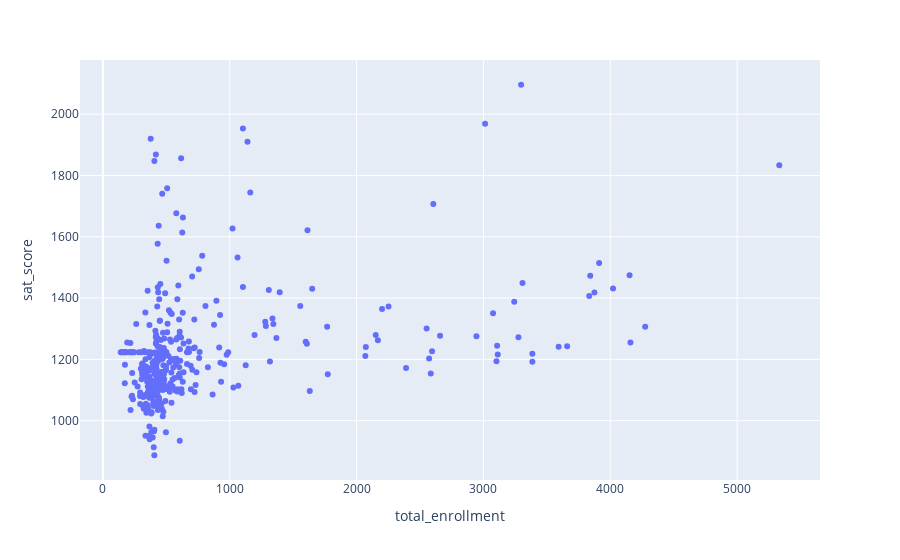

This figure's notebook cell:
### Markdown cell above
Unsurprisingly, SAT Critical Reading Avg. Score, SAT Math Avg. Score, SAT Writing Avg. Score, and sat_score are strongly correlated with sat_score.

We can also make some other observations:

- total_enrollment has a strong positive correlation with sat_score. This is surprising because we'd expect smaller schools where students receive more attention to have higher scores. However, it looks like the opposite is true - larger schools tend to do better on the SAT.
- Other columns that are proxies for enrollment correlate similarly. These include total_students, N_s, N_p, N_t, AP Test Takers, Total Exams Taken, and NUMBER OF SECTIONS.
- Both the percentage of females (female_per) and number of females (female_num) at a school correlate positively with SAT score, whereas the percentage of males (male_per) and the number of males (male_num) correlate negatively. This could indicate that women do better on the SAT than men.
- Teacher and student ratings of school safety (saf_t_11, and saf_s_11) correlate with sat_score.
- Student ratings of school academic standards (aca_s_11) correlate with sat_score, but this does not hold for ratings from teachers and parents (aca_p_11 and aca_t_11).
- There is significant racial inequality in SAT scores (white_per, asian_per, black_per, hispanic_per).
- The percentage of English language learners at the school (ell_percent, frl_percent) has a strong negative correlation with SAT scores.
- Since enrollment seems to have such a strong correlation, let's make a scatterplot of total_enrollment vs sat_score. Each point in the scatterplot represents a high school, so we'll be able to see if there are any interesting patterns.

### Code cell
px.scatter(combined, x='total_enrollment', y='sat_score')

### Figure 1 — Plotly figure (JSON) as saved in the notebook; plotly's stock layout.template omitted (floating-point values rounded to 4 significant figures; data arrays with more than 128 entries replaced by an {"elided": "..."} marker saying what was removed)
{"data": [{"hovertemplate": "total_enrollment=%{x}<br>sat_score=%{y}<extra></extra>", "legendgroup": "", "marker": {"color": "#636efa", "symbol": "circle"}, "mode": "markers", "name": "", "orientation": "v", "showlegend": false, "type": "scatter", "x": {"elided": "364 int values"}, "xaxis": "x", "y": {"elided": "364 float values"}, "yaxis": "y"}], "layout": {"legend": {"tracegroupgap": 0}, "margin": {"t": 60}, "xaxis": {"anchor": "y", "domain": [0, 1], "title": {"text": "total_enrollment"}}, "yaxis": {"anchor": "x", "domain": [0, 1], "title": {"text": "sat_score"}}}}
